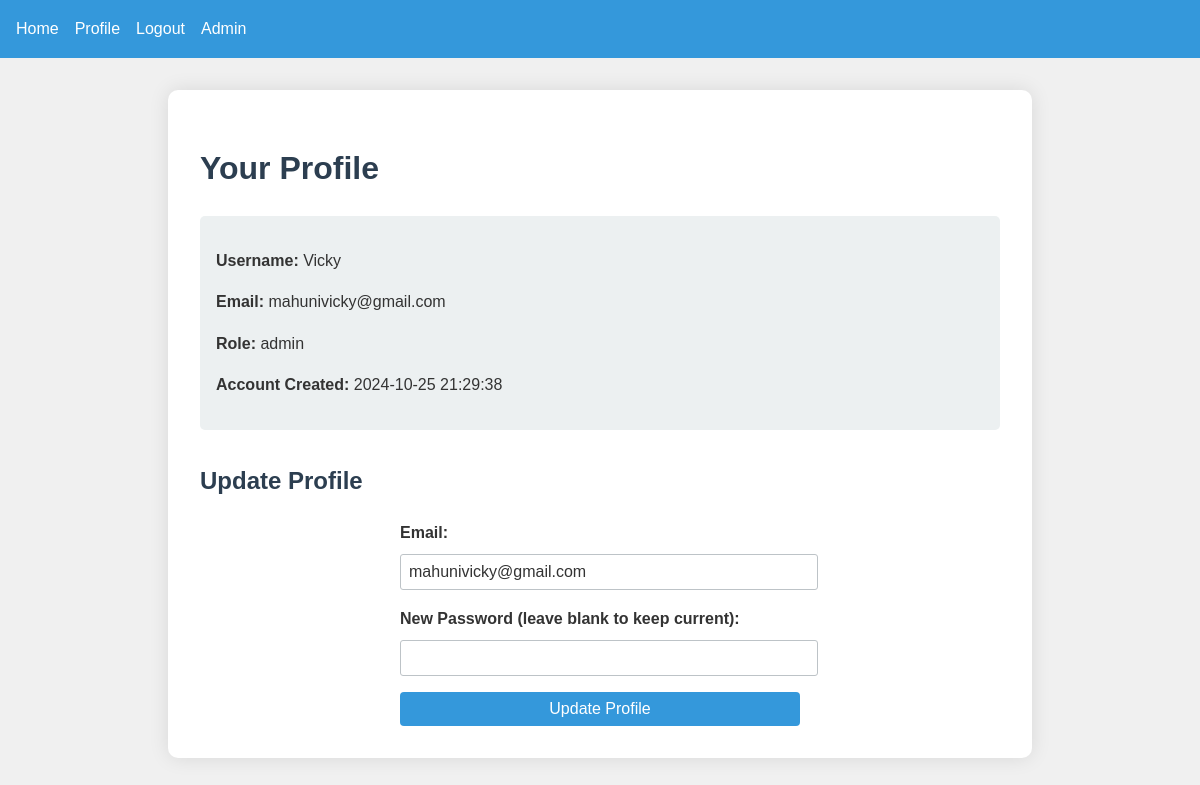
The app's page /profile (signed in) with its own data.
### app.py (models this page shows)
class User(UserMixin, db.Model):
    id = db.Column(db.Integer, primary_key=True)
    username = db.Column(db.String(80), unique=True, nullable=False)
    email = db.Column(db.String(120), unique=True, nullable=False)
    password = db.Column(db.String(255), nullable=False)
    role = db.Column(db.String(20), nullable=False, default='user')
    created_at = db.Column(db.DateTime, nullable=False, default=datetime.utcnow)

### app.py (the view, shortened to what this page needs)
@app.route('/profile', methods=['GET', 'POST'])
@login_required
def profile():
    return render_template('profile.html')

### app.py (called while the page is built)
@login_manager.user_loader
def load_user(user_id):
    return User.query.get(int(user_id))

### templates/profile.html
{% extends "base.html" %}
{% block content %}
<div class="profile-container">
    <h1>Your Profile</h1>
    <div class="profile-info">
        <p><strong>Username:</strong> {{ current_user.username }}</p>
        <p><strong>Email:</strong> {{ current_user.email }}</p>
        <p><strong>Role:</strong> {{ current_user.role }}</p>
        <p><strong>Account Created:</strong> {{ current_user.created_at.strftime('%Y-%m-%d %H:%M:%S') }}</p>
    </div>
    <h2>Update Profile</h2>
    <form method="POST" class="update-form">
        <div class="form-group">
            <label for="email">Email:</label>
            <input type="email" id="email" name="email" value="{{ current_user.email }}" required>
        </div>
        <div class="form-group">
            <label for="password">New Password (leave blank to keep current):</label>
            <input type="password" id="password" name="password">
        </div>
        <button type="submit" class="btn btn-primary">Update Profile</button>
    </form>
</div>
{% endblock %}

### static/styles.css (style rules this page uses)
body { font-family: 'Segoe UI', Tahoma, Geneva, Verdana, sans-serif; line-height: 1.6; margin: 0; padding: 0; background-color: #f0f4f8; color: #333; }
.form-group { margin-bottom: 1rem; }
.form-group label { display: block; margin-bottom: 0.5rem; font-weight: bold; }
.form-group input { width: 100%; padding: 0.5rem; border: 1px solid #ccc; border-radius: 4px; font-size: 1rem; }
.btn { display: inline-block; padding: 0.5rem 1rem; background-color: #3498db; color: #fff; text-decoration: none; border-radius: 4px; font-size: 1rem; border: none; cursor: pointer; transition: background-color 0.3s ease; }
.btn-primary { background-color: #3498db; }
.profile-container, .admin-dashboard { max-width: 800px; margin: 2rem auto; padding: 2rem; background-color: #ffffff; border-radius: 8px; box-shadow: 0 4px 6px rgba(0, 0, 0, 0.1); }
.profile-info { background-color: #f0f4f8; padding: 1rem; border-radius: 4px; margin-bottom: 2rem; }
.update-form { max-width: 400px; }
.home-container, .profile-container { background-color: #fff; padding: 2rem; border-radius: 10px; box-shadow: 0 0 20px rgba(0, 0, 0, 0.1); max-width: 800px; margin: 0 auto; }
.profile-info { background-color: #ecf0f1; padding: 1rem; border-radius: 5px; margin-bottom: 2rem; }
.update-form { max-width: 400px; margin: 0 auto; }
body { font-family: Arial, sans-serif; line-height: 1.6; margin: 0; padding: 0; background-color: #f0f0f0; color: #333; }
h1, h2 { color: #2c3e50; }
form { max-width: 300px; margin: 0 auto; }
form div { margin-bottom: 1rem; }
label { display: block; margin-bottom: 0.5rem; }
input[type="text"], input[type="email"], input[type="password"] { width: 100%; padding: 0.5rem; border: 1px solid #bdc3c7; border-radius: 3px; background-color: #fff; color: #333; }
button { background-color: #3498db; color: #fff; padding: 0.5rem 1rem; border: none; border-radius: 3px; cursor: pointer; width: 100%; }

### records on screen
User: username "Vicky", email "mahunivicky@gmail.com", role "admin", created_at "2024-10-25 21:29:38"
